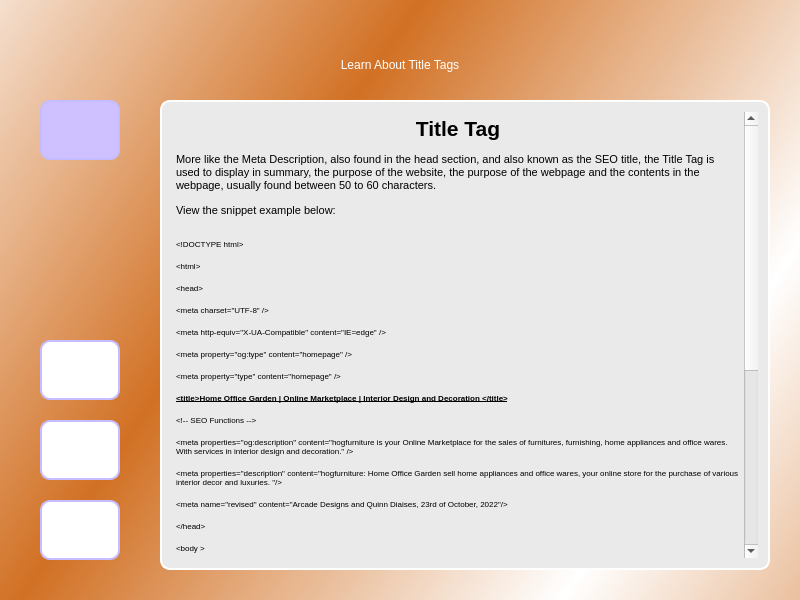
<?xml version="1.0" encoding="UTF-8"?>
<ui version="4.0">
 <class>Dialog</class>
 <widget class="QDialog" name="Dialog">
  <property name="geometry">
   <rect>
    <x>0</x>
    <y>0</y>
    <width>800</width>
    <height>600</height>
   </rect>
  </property>
  <property name="sizePolicy">
   <sizepolicy hsizetype="Preferred" vsizetype="Preferred">
    <horstretch>138</horstretch>
    <verstretch>80</verstretch>
   </sizepolicy>
  </property>
  <property name="minimumSize">
   <size>
    <width>400</width>
    <height>300</height>
   </size>
  </property>
  <property name="maximumSize">
   <size>
    <width>1380</width>
    <height>800</height>
   </size>
  </property>
  <property name="baseSize">
   <size>
    <width>400</width>
    <height>300</height>
   </size>
  </property>
  <property name="windowTitle">
   <string>Dialog</string>
  </property>
  <property name="windowIcon">
   <iconset resource="resources/resources.qrc">
    <normaloff>:/images/seoicon.ico</normaloff>:/images/seoicon.ico</iconset>
  </property>
  <widget class="QWidget" name="widget" native="true">
   <property name="geometry">
    <rect>
     <x>0</x>
     <y>0</y>
     <width>800</width>
     <height>600</height>
    </rect>
   </property>
   <property name="styleSheet">
    <string notr="true">QWidget#widget{
	background-color: qlineargradient(spread:reflect, x1:0.36, y1:0.33, x2:0.9, y2:0.6, stop:0 rgba(209, 112, 35, 254), stop:1 rgba(255, 255, 255, 255))
}</string>
   </property>
   <widget class="QPushButton" name="applicationscreen_2">
    <property name="geometry">
     <rect>
      <x>40</x>
      <y>100</y>
      <width>80</width>
      <height>60</height>
     </rect>
    </property>
    <property name="styleSheet">
     <string notr="true">QPushButton{
	border-radius: 10px;
	font: 85 10pt &quot;Times New Roman&quot;;
	color: #ffffff;
	border: 2px solid rgb(197, 189, 255);
	background: #cfc0ff;
}
QPushButton:hover{
	font: 85 10pt &quot;Times New Roman&quot;;
	color:#cfc0ff;
	border: 2px solid #aaaaff;
	background: #cfc0ff;
}</string>
    </property>
    <property name="text">
     <string/>
    </property>
    <property name="icon">
     <iconset>
      <normaloff>backgroundiconimages.jpeg</normaloff>backgroundiconimages.jpeg</iconset>
    </property>
    <property name="iconSize">
     <size>
      <width>60</width>
      <height>40</height>
     </size>
    </property>
   </widget>
   <widget class="QPushButton" name="seo_guide_screen_2">
    <property name="geometry">
     <rect>
      <x>40</x>
      <y>500</y>
      <width>80</width>
      <height>60</height>
     </rect>
    </property>
    <property name="styleSheet">
     <string notr="true">QPushButton{
	border-radius: 10px;
	font: 85 10pt &quot;Times New Roman&quot;;
	color: #ffffff;
	border: 2px solid rgb(197, 189, 255);
	background: rgb(255, 255, 255);
}
QPushButton:hover{
	font: 85 10pt &quot;Times New Roman&quot;;
	color:#cfc0ff;
	border: 2px solid #aaaaff;
	background: rgb(255, 255, 255);
}</string>
    </property>
    <property name="text">
     <string/>
    </property>
    <property name="icon">
     <iconset>
      <normaloff>backimages.jpeg</normaloff>backimages.jpeg</iconset>
    </property>
    <property name="iconSize">
     <size>
      <width>60</width>
      <height>40</height>
     </size>
    </property>
   </widget>
   <widget class="QPushButton" name="settingscreen_2">
    <property name="geometry">
     <rect>
      <x>40</x>
      <y>340</y>
      <width>80</width>
      <height>60</height>
     </rect>
    </property>
    <property name="styleSheet">
     <string notr="true">QPushButton{
	border-radius: 10px;
	font: 85 10pt &quot;Times New Roman&quot;;
	color: #ffffff;
	border: 2px solid rgb(197, 189, 255);
	background: rgb(255, 255, 255);
}
QPushButton:hover{
	font: 85 10pt &quot;Times New Roman&quot;;
	color:#cfc0ff;
	border: 2px solid #aaaaff;
	background: rgb(255, 255, 255);
}</string>
    </property>
    <property name="text">
     <string/>
    </property>
    <property name="icon">
     <iconset>
      <normaloff>settings.jpg</normaloff>settings.jpg</iconset>
    </property>
    <property name="iconSize">
     <size>
      <width>60</width>
      <height>40</height>
     </size>
    </property>
   </widget>
   <widget class="QPushButton" name="menuscreen_2">
    <property name="geometry">
     <rect>
      <x>40</x>
      <y>420</y>
      <width>80</width>
      <height>60</height>
     </rect>
    </property>
    <property name="styleSheet">
     <string notr="true">QPushButton{
	border-radius: 10px;
	font: 85 10pt &quot;Times New Roman&quot;;
	color: #ffffff;
	border: 2px solid rgb(197, 189, 255);
	background: rgb(255, 255, 255);
}
QPushButton:hover{
	font: 85 10pt &quot;Times New Roman&quot;;
	color:#cfc0ff;
	border: 2px solid #aaaaff;
	background: rgb(255, 255, 255);
}</string>
    </property>
    <property name="text">
     <string/>
    </property>
    <property name="icon">
     <iconset>
      <normaloff>menu.jpg</normaloff>menu.jpg</iconset>
    </property>
    <property name="iconSize">
     <size>
      <width>60</width>
      <height>40</height>
     </size>
    </property>
   </widget>
   <widget class="QTextBrowser" name="textBrowser_2">
    <property name="geometry">
     <rect>
      <x>160</x>
      <y>100</y>
      <width>610</width>
      <height>470</height>
     </rect>
    </property>
    <property name="styleSheet">
     <string notr="true">QTextBrowser{
	border: 2px solid #ffffff;
	border-radius: 10px;
	padding: 10px;
	background: #eaeaea;
}</string>
    </property>
    <property name="html">
     <string>&lt;!DOCTYPE HTML PUBLIC &quot;-//W3C//DTD HTML 4.0//EN&quot; &quot;http://www.w3.org/TR/REC-html40/strict.dtd&quot;&gt;
&lt;html&gt;&lt;head&gt;&lt;meta name=&quot;qrichtext&quot; content=&quot;1&quot; /&gt;&lt;style type=&quot;text/css&quot;&gt;
p, li { white-space: pre-wrap; }
&lt;/style&gt;&lt;/head&gt;&lt;body style=&quot; font-family:'MS Shell Dlg 2'; font-size:8.25pt; font-weight:400; font-style:normal;&quot;&gt;
&lt;p align=&quot;center&quot; style=&quot; margin-top:12px; margin-bottom:12px; margin-left:0px; margin-right:0px; -qt-block-indent:0; text-indent:0px;&quot;&gt;&lt;span style=&quot; font-size:16pt; font-weight:600;&quot;&gt;Title Tag&lt;/span&gt;&lt;/p&gt;
&lt;p style=&quot; margin-top:12px; margin-bottom:12px; margin-left:0px; margin-right:0px; -qt-block-indent:0; text-indent:0px;&quot;&gt;&lt;span style=&quot; font-size:8pt;&quot;&gt;More like the Meta Description, also found in the head section, and also known as the SEO title, the Title Tag is used to display in summary, the purpose of the website, the purpose of the webpage and the contents in the webpage, usually found between 50 to 60 characters. &lt;/span&gt;&lt;/p&gt;
&lt;p style=&quot; margin-top:12px; margin-bottom:12px; margin-left:0px; margin-right:0px; -qt-block-indent:0; text-indent:0px;&quot;&gt;&lt;span style=&quot; font-size:8pt;&quot;&gt;View the snippet example below: &lt;/span&gt;&lt;/p&gt;
&lt;p style=&quot;-qt-paragraph-type:empty; margin-top:0px; margin-bottom:0px; margin-left:0px; margin-right:0px; -qt-block-indent:0; text-indent:0px; font-size:6pt;&quot;&gt;&lt;br /&gt;&lt;/p&gt;
&lt;p style=&quot; margin-top:0px; margin-bottom:0px; margin-left:0px; margin-right:0px; -qt-block-indent:0; text-indent:0px;&quot;&gt;&lt;span style=&quot; font-size:6pt;&quot;&gt;&amp;lt;!DOCTYPE html&amp;gt;&lt;/span&gt;&lt;/p&gt;
&lt;p style=&quot; margin-top:12px; margin-bottom:12px; margin-left:0px; margin-right:0px; -qt-block-indent:0; text-indent:0px;&quot;&gt;&lt;span style=&quot; font-size:6pt;&quot;&gt;&amp;lt;html&amp;gt;&lt;/span&gt;&lt;/p&gt;
&lt;p style=&quot; margin-top:12px; margin-bottom:12px; margin-left:0px; margin-right:0px; -qt-block-indent:0; text-indent:0px;&quot;&gt;&lt;span style=&quot; font-size:6pt;&quot;&gt;&amp;lt;head&amp;gt;&lt;/span&gt;&lt;/p&gt;
&lt;p style=&quot; margin-top:12px; margin-bottom:12px; margin-left:0px; margin-right:0px; -qt-block-indent:0; text-indent:0px;&quot;&gt;&lt;span style=&quot; font-size:6pt;&quot;&gt;&amp;lt;meta charset=&amp;quot;UTF-8&amp;quot; /&amp;gt;&lt;/span&gt;&lt;/p&gt;
&lt;p style=&quot; margin-top:12px; margin-bottom:12px; margin-left:0px; margin-right:0px; -qt-block-indent:0; text-indent:0px;&quot;&gt;&lt;span style=&quot; font-size:6pt;&quot;&gt;&amp;lt;meta http-equiv=&amp;quot;X-UA-Compatible&amp;quot; content=&amp;quot;IE=edge&amp;quot; /&amp;gt;&lt;/span&gt;&lt;/p&gt;
&lt;p style=&quot; margin-top:12px; margin-bottom:12px; margin-left:0px; margin-right:0px; -qt-block-indent:0; text-indent:0px;&quot;&gt;&lt;span style=&quot; font-size:6pt;&quot;&gt;&amp;lt;meta property=&amp;quot;og:type&amp;quot; content=&amp;quot;homepage&amp;quot; /&amp;gt;&lt;/span&gt;&lt;/p&gt;
&lt;p style=&quot; margin-top:12px; margin-bottom:12px; margin-left:0px; margin-right:0px; -qt-block-indent:0; text-indent:0px;&quot;&gt;&lt;span style=&quot; font-size:6pt;&quot;&gt;&amp;lt;meta property=&amp;quot;type&amp;quot; content=&amp;quot;homepage&amp;quot; /&amp;gt;&lt;/span&gt;&lt;/p&gt;
&lt;p style=&quot; margin-top:12px; margin-bottom:12px; margin-left:0px; margin-right:0px; -qt-block-indent:0; text-indent:0px;&quot;&gt;&lt;span style=&quot; font-size:6pt; font-weight:600; text-decoration: underline;&quot;&gt;&amp;lt;title&amp;gt;Home Office Garden | Online Marketplace | Interior Design and Decoration &amp;lt;/title&amp;gt;&lt;/span&gt;&lt;/p&gt;
&lt;p style=&quot; margin-top:12px; margin-bottom:12px; margin-left:0px; margin-right:0px; -qt-block-indent:0; text-indent:0px;&quot;&gt;&lt;span style=&quot; font-size:6pt;&quot;&gt;&amp;lt;!-- SEO Functions --&amp;gt;&lt;/span&gt;&lt;/p&gt;
&lt;p style=&quot; margin-top:12px; margin-bottom:12px; margin-left:0px; margin-right:0px; -qt-block-indent:0; text-indent:0px;&quot;&gt;&lt;span style=&quot; font-size:6pt;&quot;&gt;&amp;lt;meta properties=&amp;quot;og:description&amp;quot; content=&amp;quot;hogfurniture is your Online Marketplace for the sales of furnitures, furnishing, home appliances and office wares. With services in interior design and decoration.&amp;quot; /&amp;gt;&lt;/span&gt;&lt;/p&gt;
&lt;p style=&quot; margin-top:12px; margin-bottom:12px; margin-left:0px; margin-right:0px; -qt-block-indent:0; text-indent:0px;&quot;&gt;&lt;span style=&quot; font-size:6pt;&quot;&gt;&amp;lt;meta properties=&amp;quot;description&amp;quot; content=&amp;quot;hogfurniture: Home Office Garden sell home appliances and office wares, your online store for the purchase of various interior decor and luxuries. &amp;quot;/&amp;gt;&lt;/span&gt;&lt;/p&gt;
&lt;p style=&quot; margin-top:12px; margin-bottom:12px; margin-left:0px; margin-right:0px; -qt-block-indent:0; text-indent:0px;&quot;&gt;&lt;span style=&quot; font-size:6pt;&quot;&gt;&amp;lt;meta name=&amp;quot;revised&amp;quot; content=&amp;quot;Arcade Designs and Quinn Diaises, 23rd of October, 2022&amp;quot;/&amp;gt;&lt;/span&gt;&lt;/p&gt;
&lt;p style=&quot; margin-top:12px; margin-bottom:12px; margin-left:0px; margin-right:0px; -qt-block-indent:0; text-indent:0px;&quot;&gt;&lt;span style=&quot; font-size:6pt;&quot;&gt;&amp;lt;/head&amp;gt;&lt;/span&gt;&lt;/p&gt;
&lt;p style=&quot; margin-top:12px; margin-bottom:12px; margin-left:0px; margin-right:0px; -qt-block-indent:0; text-indent:0px;&quot;&gt;&lt;span style=&quot; font-size:6pt;&quot;&gt;&amp;lt;body &amp;gt;&lt;/span&gt;&lt;/p&gt;
&lt;p style=&quot; margin-top:12px; margin-bottom:12px; margin-left:0px; margin-right:0px; -qt-block-indent:0; text-indent:0px;&quot;&gt;&lt;span style=&quot; font-size:6pt;&quot;&gt;&amp;lt;/body&amp;gt;&lt;/span&gt;&lt;/p&gt;
&lt;p style=&quot; margin-top:12px; margin-bottom:12px; margin-left:0px; margin-right:0px; -qt-block-indent:0; text-indent:0px;&quot;&gt;&lt;span style=&quot; font-size:6pt;&quot;&gt;&amp;lt;/html&amp;gt; &lt;/span&gt;&lt;/p&gt;
&lt;p style=&quot;-qt-paragraph-type:empty; margin-top:12px; margin-bottom:12px; margin-left:0px; margin-right:0px; -qt-block-indent:0; text-indent:0px; font-size:6pt;&quot;&gt;&lt;br /&gt;&lt;/p&gt;
&lt;p style=&quot; margin-top:12px; margin-bottom:12px; margin-left:0px; margin-right:0px; -qt-block-indent:0; text-indent:0px;&quot;&gt;&lt;span style=&quot; font-size:8pt;&quot;&gt;Upon examination of the snippet, it can be understood how limited, precise and informative Title Tags should be, examine the snippet to fully understand further: &lt;/span&gt;&lt;/p&gt;
&lt;p style=&quot; margin-top:12px; margin-bottom:12px; margin-left:0px; margin-right:0px; -qt-block-indent:0; text-indent:0px;&quot;&gt;&lt;span style=&quot; font-size:8pt;&quot;&gt;________________________________________________________________________________&lt;/span&gt;&lt;/p&gt;
&lt;p style=&quot; margin-top:12px; margin-bottom:12px; margin-left:0px; margin-right:0px; -qt-block-indent:0; text-indent:0px;&quot;&gt;&lt;span style=&quot; font-size:7pt; font-weight:600; text-decoration: underline;&quot;&gt;SEO URL LINK:&lt;/span&gt;&lt;span style=&quot; font-size:7pt; font-weight:600;&quot;&gt;		https://www.quinndaisies.com&lt;/span&gt;&lt;span style=&quot; font-size:10pt; font-weight:600;&quot;&gt; &lt;/span&gt;&lt;span style=&quot; font-size:6pt; font-weight:600;&quot;&gt;&amp;gt;&lt;/span&gt;&lt;span style=&quot; font-size:10pt; font-weight:600;&quot;&gt; &lt;/span&gt;&lt;span style=&quot; font-size:7pt; font-weight:600;&quot;&gt;SEO Learning Center&lt;/span&gt;&lt;/p&gt;
&lt;p style=&quot; margin-top:12px; margin-bottom:12px; margin-left:0px; margin-right:0px; -qt-block-indent:0; text-indent:0px;&quot;&gt;&lt;span style=&quot; font-size:7pt; font-weight:600; text-decoration: underline;&quot;&gt;SEO TITLE TAG	:&lt;/span&gt;&lt;span style=&quot; font-size:7pt; font-weight:600;&quot;&gt;	&lt;/span&gt;&lt;span style=&quot; font-size:16pt; font-weight:600;&quot;&gt;What Are Title Tags?&lt;/span&gt;&lt;/p&gt;
&lt;p style=&quot; margin-top:12px; margin-bottom:12px; margin-left:0px; margin-right:0px; -qt-block-indent:0; text-indent:0px;&quot;&gt;&lt;span style=&quot; font-size:7pt; font-weight:600; text-decoration: underline;&quot;&gt;SEO TITLE DESCRIPTION:&lt;/span&gt;	A title tag is an HTML element that specifies the title of Web Page. 				Title Tags are displayed in SERPs and are important for usability, 					SEO, ...&lt;/p&gt;
&lt;p style=&quot; margin-top:12px; margin-bottom:12px; margin-left:0px; margin-right:0px; -qt-block-indent:0; text-indent:0px;&quot;&gt;&lt;span style=&quot; font-size:8pt;&quot;&gt;________________________________________________________________________________&lt;/span&gt;&lt;/p&gt;
&lt;p style=&quot; margin-top:12px; margin-bottom:12px; margin-left:0px; margin-right:0px; -qt-block-indent:0; text-indent:0px;&quot;&gt;@Quinn Daisies&lt;/p&gt;
&lt;p style=&quot; margin-top:12px; margin-bottom:12px; margin-left:0px; margin-right:0px; -qt-block-indent:0; text-indent:0px;&quot;&gt;Ebire Folayemi Michael&lt;/p&gt;&lt;/body&gt;&lt;/html&gt;</string>
    </property>
   </widget>
   <widget class="QLabel" name="label_2">
    <property name="geometry">
     <rect>
      <x>250</x>
      <y>50</y>
      <width>300</width>
      <height>30</height>
     </rect>
    </property>
    <property name="styleSheet">
     <string notr="true">QLabel{
	color: #ffffff;
	font: 8pt &quot;Georgia&quot;;
}</string>
    </property>
    <property name="text">
     <string>Learn About Title Tags</string>
    </property>
    <property name="alignment">
     <set>Qt::AlignCenter</set>
    </property>
   </widget>
  </widget>
 </widget>
 <resources>
  <include location="resources/resources.qrc"/>
 </resources>
 <connections/>
</ui>
